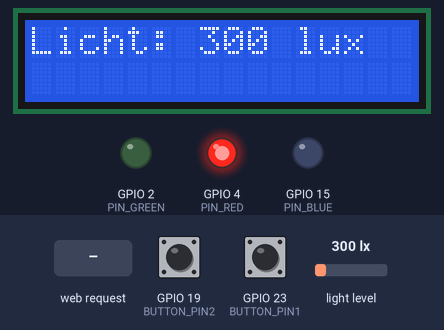
Bench run of a sketch on a simulated ESP32. Shown: 16×2 character LCD, output pins drawn as LEDs (lit = HIGH). The test bench sets the inputs (shaded band); at power-on: GPIO 19 (BUTTON_PIN2) HIGH, GPIO 23 (BUTTON_PIN1) HIGH, light level 300 lx. WiFi joins after 1.5 s; servers stay silent unless stated; what the sketch prints to the serial monitor is not drawn.

Above: at 13.7 s.
13.8 s: HTTP request GET /blk received
At 14.4 s:
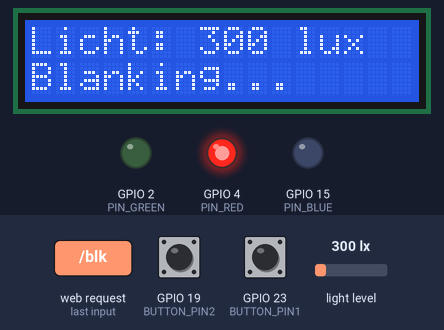
16.4 s: GPIO 19 (BUTTON_PIN2) pulled LOW for 0.15 s
At 18.7 s:
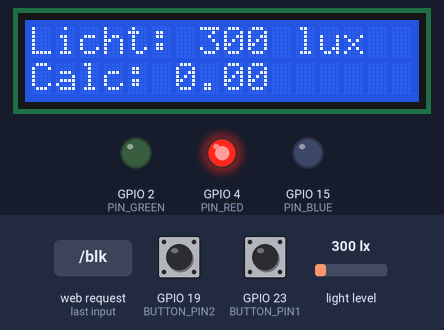
20.3 s: HTTP request GET /green received
At 20.6 s:
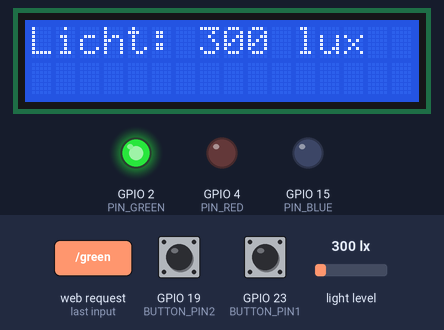
21.8 s: HTTP request GET /blue received
At 22.9 s:
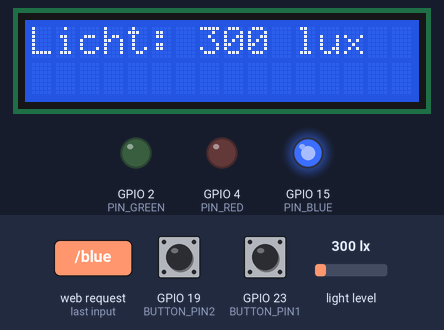
23.3 s: GPIO 23 (BUTTON_PIN1) pulled LOW for 0.15 s
At 24.8 s:
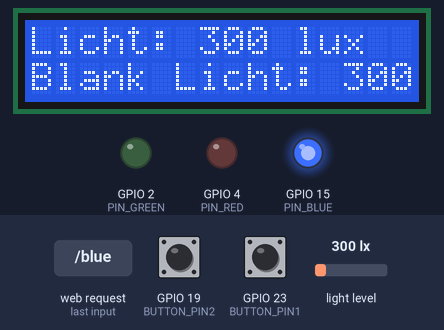
27.2 s: HTTP request GET /tst received
At 27.5 s:
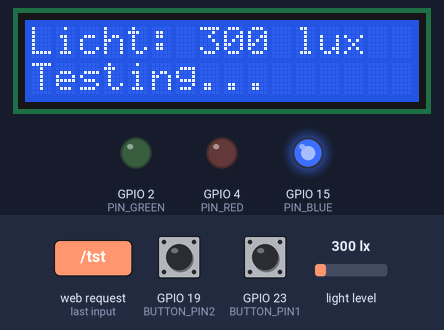
Timing chart, 0 to 30.2 s (numbered marks = the images above; inputs shaded):
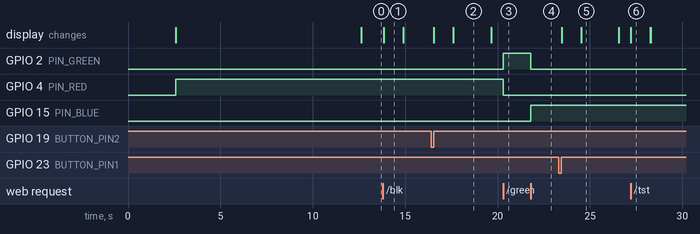

Measured:
- after the input at 13.8 s, the display: changes at once (image 1)
- after the input at 16.4 s, the display: first changes after 0.14 s (image 2 shows a later state)
- after the input at 20.3 s, GPIO 2 (PIN_GREEN): LOW → HIGH at once; GPIO 4 (PIN_RED): HIGH → LOW at once
- after the input at 21.8 s, GPIO 2 (PIN_GREEN): HIGH → LOW at once; GPIO 15 (PIN_BLUE): LOW → HIGH at once
- after the input at 23.3 s, the display: first changes after 0.16 s (image 5 shows a later state)
- after the input at 27.2 s, the display: changes at once (image 6)
- what the display in image 1 shows lasts 1.1 s, from 13.8 s to 14.9 s

The sketch:

ver2_LightMeasurement_ESP32.ino
```cpp
// (licence header left out)
#include <Wire.h>
#include <BH1750.h>
#include <LiquidCrystal_I2C.h>
#include <math.h>
#include <WiFi.h>

#define PIN_RED    4
#define PIN_GREEN  2
#define PIN_BLUE   15
const int BUTTON_PIN1 = 23;
const int BUTTON_PIN2 = 19;
const long buttonInterval = 200;
const long lightInterval = 2000;

const char* ssid = "YOUR_WIFI_SSID";
const char* password = "YOUR_WIFI_PASSWORD";
WiFiServer server(8080);

BH1750 lightMeter(0x23);
LiquidCrystal_I2C lcd(0x27, 16, 2);

uint16_t BlankResult = 0;
uint16_t TestResult = 0;
double CalculateResult = 0;
String lastMode = "";
double lastCalcResult = 0.0;
unsigned long previousButtonMillis = 0;
unsigned long previousLightMillis = 0;
char buffer[50];

struct DataToSend {
  int lux = 0;
  int blk = 0;
  double cal = 0;
  int tst = 0;
};
DataToSend dataToSend;

void BlankFunction();
double TestFunction();
uint16_t getAverageLux();
void readAndDisplayLightLevel();
void handleButton(int, const char*);
void handleClient(String RequestLine, WiFiClient client, String key1, int value1, String key2, int value2, String key3, double value3, String key4, int value4);
void sendJSONData(WiFiClient client, String key1, int value1, String key2, int value2, String key3, double value3, String key4, int value4);

void setup() {
    Serial.begin(115200);
    delay(1000);
    WiFi.mode(WIFI_STA);
    WiFi.begin(ssid, password);

    while (WiFi.status() != WL_CONNECTED) {
        delay(100);
    }

    lcd.begin();
    lcd.backlight();
    lcd.clear();
    lcd.setCursor(0, 1);
    lcd.print("IP:");
    lcd.print(WiFi.localIP());
    Wire.begin();
    lightMeter.begin();

    pinMode(BUTTON_PIN1, INPUT_PULLUP);
    pinMode(BUTTON_PIN2, INPUT_PULLUP);
    pinMode(PIN_RED, OUTPUT);
    pinMode(PIN_GREEN, OUTPUT);
    pinMode(PIN_BLUE, OUTPUT);
    analogWrite(PIN_RED, 255);
    analogWrite(PIN_GREEN, 0);
    analogWrite(PIN_BLUE, 0);

    delay(10000);
    server.begin();
}

void loop() {
    unsigned long currentMillis = millis();

    if (currentMillis - previousButtonMillis >= buttonInterval) {
        previousButtonMillis = currentMillis;
        handleButton(BUTTON_PIN1, "Blank Mode On");
        handleButton(BUTTON_PIN2, "Test Mode On");
    }

    if (currentMillis - previousLightMillis >= lightInterval) {
        previousLightMillis = currentMillis;
        readAndDisplayLightLevel();
        dataToSend.lux = lightMeter.readLightLevel();
    }

    WiFiClient client = server.available();
    if (client) {
        String InitRequest = client.readStringUntil('\r');
        handleClient(InitRequest, client, "lux", dataToSend.lux, "blk", dataToSend.blk, "cal", dataToSend.cal, "tst", dataToSend.tst);
    }
}

void handleButton(int buttonPin, const char* message) {
  int buttonState = digitalRead(buttonPin);
  String currentMode;
  double currentCalcResult = 0.0;

  if (buttonState == LOW) {
    lcd.setCursor(0, 1);
    lcd.print(message);
    Serial.println(message);

    if (buttonPin == BUTTON_PIN1) {
      currentMode = "Blank Mode On";
      BlankFunction();
    } else if (buttonPin == BUTTON_PIN2) {
      currentMode = "Test Mode On";
      currentCalcResult = TestFunction();
    }

    if (currentMode != lastMode || currentCalcResult != lastCalcResult) {
      lastMode = currentMode;
      lastCalcResult = currentCalcResult;
      if (buttonPin == BUTTON_PIN1) {
        lcd.setCursor(0, 1);
        lcd.print("Blank Licht: ");
        lcd.print(BlankResult);
        lastMode = "Blank Licht: ";
      } else if (buttonPin == BUTTON_PIN2 && BlankResult != 0) {
        lcd.setCursor(0, 1);
        lcd.print("Calc: ");
        lcd.print(CalculateResult);

        int usedChars = 6 + String(CalculateResult).length();
        int remainingChars = 16 - usedChars;

        for (int i = 0; i < remainingChars; i++) {
          lcd.print(" ");
        }
        lastMode = "Calc: ";
      }
    }

    delay(2000);

  } else {
    lcd.setCursor(0, 1);
    lcd.print("                ");
    lastMode = "";
  }
}
uint16_t getAverageLux() {
  const int SAMPLES = 20;
  uint32_t totalLux = 0;
  uint16_t luxValues[SAMPLES];

  for (int i = 0; i < SAMPLES; i++) {
    luxValues[i] = lightMeter.readLightLevel();
    totalLux += luxValues[i];
    delay(50);
  }

  uint16_t avgLux = totalLux / SAMPLES;
  for (int i = 0; i < SAMPLES; i++) {
    Serial.println("lux_sample_" + String(i) + ": " + String(luxValues[i]));
  }

  return avgLux;
}


void readAndDisplayLightLevel() {
  uint16_t lux = lightMeter.readLightLevel();

  Serial.print("Licht: ");
  Serial.print(lux);
  Serial.println(" lux");

  lcd.setCursor(0, 0);
  lcd.print("Licht: ");
  lcd.print(lux);
  lcd.print(" lux   ");
}

void handleClient(String RequestLine, WiFiClient client, String key1, int value1, String key2, int value2, String key3, double value3, String key4, int value4) {
  String header;
  String request = client.readStringUntil('\r');
  String currentLine = "";

  while (client.connected()) {
    if (client.available()) {
      char c = client.read();
      Serial.write(c);
      header += c;

      if (c == '\n') {
        if (currentLine.length() == 0) {
          client.println("HTTP/1.1 200 OK");
          client.println("Content-Type: application/json");
          client.println("Access-Control-Allow-Origin: *");
          client.println("Connection: close");
          client.println();

          sendJSONData(client, key1, value1, key2, value2, key3, value3, key4, value4);

          break;
        } else {
          currentLine = "";
        }
      } else if (c != '\r') {
        currentLine += c;
      }
    }
  }
  Serial.print("RequestLine: ");
  Serial.println(RequestLine);
  if (RequestLine.indexOf("GET /blk") >= 0) {
    Serial.println("Blank");
    BlankFunction();
    client.println("HTTP/1.1 200 OK");
    client.println("Content-Type: text/plain");
    client.println("Access-Control-Allow-Origin: *");
    client.println();
    client.println("LED is OFF");
  }
  else if (RequestLine.indexOf("GET /tst") >= 0) {
    Serial.println("Test");
    TestFunction();
    client.println("HTTP/1.1 200 OK");
    client.println("Content-Type: text/plain");
    client.println("Access-Control-Allow-Origin: *");
    client.println();
    client.println("LED is OFF");
  }
  if (RequestLine.indexOf("GET /green") >= 0) {
    Serial.println("GREEN LED");
    analogWrite(PIN_RED,   0);
    analogWrite(PIN_GREEN, 255);
    analogWrite(PIN_BLUE,  0);

    client.println("HTTP/1.1 200 OK");
    client.println("Content-Type: text/plain");
    client.println("Access-Control-Allow-Origin: *");
    client.println();
    client.println("GreenLED is ON");
  }
  if (RequestLine.indexOf("GET /blue") >= 0) {
    Serial.println("BLUE LED");
    analogWrite(PIN_RED,   0);
    analogWrite(PIN_GREEN, 0);
    analogWrite(PIN_BLUE,  255);

    client.println("HTTP/1.1 200 OK");
    client.println("Content-Type: text/plain");
    client.println("Access-Control-Allow-Origin: *");
    client.println();
    client.println("BlueLED is ON");
  }
  if (RequestLine.indexOf("GET /red") >= 0) {
    Serial.println("RED LED");
    analogWrite(PIN_RED,   255);
    analogWrite(PIN_GREEN, 0);
    analogWrite(PIN_BLUE,  0);

    client.println("HTTP/1.1 200 OK");
    client.println("Content-Type: text/plain");
    client.println("Access-Control-Allow-Origin: *");
    client.println();
    client.println("RedLED is ON");
  }
  client.stop();
  Serial.println("Client disconnected.");
  Serial.println("");
}

void sendJSONData(WiFiClient client, String key1, int value1, String key2, int value2, String key3, double value3, String key4, int value4) {
  dtostrf(value3, 10, 4, buffer);
  String calcString = String(buffer);

  String jsonData = "{";
  jsonData += "\"" + key1 + "\":" + String(value1) + ",";
  jsonData += "\"" + key2 + "\":" + String(value2) + ",";
  jsonData += "\"" + key3 + "\":" + calcString + ",";
  jsonData += "\"" + key4 + "\":" + String(value4);
  jsonData += "}";

  client.println(jsonData);
  Serial.println("JSON data sent: " + jsonData);
}
void BlankFunction() {
  lcd.setCursor(0, 1);
  lcd.print("Blanking...     ");
  Serial.println("Blanking...     ");
  BlankResult = getAverageLux();
  Serial.print("Blank: ");
  Serial.print(BlankResult);
  Serial.println(" lux");
  dataToSend.blk = BlankResult;
  lcd.setCursor(0, 1);
  lcd.print("Blank Licht: ");
  lcd.print(BlankResult);
}
double TestFunction() {
  double currentResultInFunction = 0.0 ;
  Serial.println(BlankResult);
  if (BlankResult != 0) {
    lcd.setCursor(0, 1);
    lcd.print("Testing...     ");
    Serial.println("Testing...     ");
    TestResult = getAverageLux();

    double logTestResult = log10(TestResult);
    double logBlankResult = log10(BlankResult);
    CalculateResult = logBlankResult - logTestResult;
    currentResultInFunction = CalculateResult;
    dtostrf(CalculateResult, 10, 4, buffer);
    String calcString = String(buffer);

    Serial.print("Test: ");
    Serial.print(TestResult);
    Serial.println(" lux");
    Serial.print("Calculate: ");
    Serial.print(calcString);
    Serial.println(" lux");

    dataToSend.cal = CalculateResult;
    dataToSend.tst = TestResult;

    lcd.setCursor(0, 1);
    lcd.print("Calc: ");
    lcd.print(calcString);
  }
  else {
    lcd.setCursor(0, 1);
    lcd.print("Please Blank");
    Serial.println("Please Blank");
    delay(2000);
    lcd.setCursor(0, 1);
    lcd.print("                ");
  }
  return currentResultInFunction;
}
```
